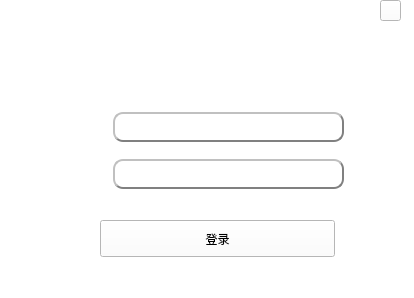
<?xml version="1.0" encoding="UTF-8"?>
<ui version="4.0">
 <class>LoginMainWindow</class>
 <widget class="QMainWindow" name="LoginMainWindow">
  <property name="geometry">
   <rect>
    <x>0</x>
    <y>0</y>
    <width>414</width>
    <height>298</height>
   </rect>
  </property>
  <property name="windowTitle">
   <string>MainWindow</string>
  </property>
  <property name="styleSheet">
   <string notr="true">background:rgb(255, 255, 255)</string>
  </property>
  <widget class="QWidget" name="centralwidget">
   <widget class="QPushButton" name="pushButton">
    <property name="geometry">
     <rect>
      <x>100</x>
      <y>220</y>
      <width>235</width>
      <height>37</height>
     </rect>
    </property>
    <property name="minimumSize">
     <size>
      <width>235</width>
      <height>37</height>
     </size>
    </property>
    <property name="styleSheet">
     <string notr="true">
text-align : center;
background-color : rgb(7,189,253);
font: bold;
border-color: gray; 
border-width: 2px;
border-radius: 10px;
padding: 6px;
height : 14px;
border-style: outset;
font : 14px;}
QPushButton:pressed
{text-align : center;
background-color : light gray;
font: bold;
border-color: gray;
border-width: 2px;
border-radius: 10px;
padding: 6px;
height : 14px;
border-style: outset;
font : 14px;


</string>
    </property>
    <property name="text">
     <string>登录</string>
    </property>
   </widget>
   <widget class="QLabel" name="label_3">
    <property name="geometry">
     <rect>
      <x>170</x>
      <y>20</y>
      <width>91</width>
      <height>71</height>
     </rect>
    </property>
    <property name="styleSheet">
     <string notr="true"/>
    </property>
    <property name="text">
     <string/>
    </property>
   </widget>
   <widget class="QWidget" name="layoutWidget">
    <property name="geometry">
     <rect>
      <x>113</x>
      <y>101</y>
      <width>231</width>
      <height>101</height>
     </rect>
    </property>
    <layout class="QVBoxLayout" name="verticalLayout">
     <item>
      <widget class="QLineEdit" name="lineEdit">
       <property name="minimumSize">
        <size>
         <width>0</width>
         <height>0</height>
        </size>
       </property>
       <property name="styleSheet">
        <string notr="true">text-align : center;
background-color : white;
font: bold;
border-color: gray; 
border-width: 2px;
border-radius: 10px;
padding: 6px;
height : 14px;
border-style: outset;
font : 14px</string>
       </property>
      </widget>
     </item>
     <item>
      <widget class="QLineEdit" name="lineEdit_2">
       <property name="styleSheet">
        <string notr="true">text-align : center;
background-color : white;
font: bold;
border-color: gray; 
border-width: 2px;
border-radius: 10px;
padding: 6px;
height : 14px;
border-style: outset;
font : 14px</string>
       </property>
       <property name="echoMode">
        <enum>QLineEdit::Password</enum>
       </property>
      </widget>
     </item>
    </layout>
   </widget>
   <widget class="QLabel" name="label">
    <property name="geometry">
     <rect>
      <x>70</x>
      <y>110</y>
      <width>31</width>
      <height>31</height>
     </rect>
    </property>
    <property name="minimumSize">
     <size>
      <width>24</width>
      <height>24</height>
     </size>
    </property>
    <property name="maximumSize">
     <size>
      <width>48</width>
      <height>48</height>
     </size>
    </property>
    <property name="styleSheet">
     <string notr="true">border-image: url(:/image/用户.png);</string>
    </property>
    <property name="text">
     <string/>
    </property>
   </widget>
   <widget class="QLabel" name="label_2">
    <property name="geometry">
     <rect>
      <x>70</x>
      <y>160</y>
      <width>31</width>
      <height>31</height>
     </rect>
    </property>
    <property name="maximumSize">
     <size>
      <width>48</width>
      <height>48</height>
     </size>
    </property>
    <property name="styleSheet">
     <string notr="true">border-image: url(:/image/密码.png);</string>
    </property>
    <property name="text">
     <string/>
    </property>
   </widget>
   <widget class="QPushButton" name="pushButton_2">
    <property name="geometry">
     <rect>
      <x>380</x>
      <y>0</y>
      <width>21</width>
      <height>21</height>
     </rect>
    </property>
    <property name="styleSheet">
     <string notr="true">border-image: url(:/image/关闭.png);</string>
    </property>
    <property name="text">
     <string/>
    </property>
   </widget>
  </widget>
  <widget class="QMenuBar" name="menubar">
   <property name="geometry">
    <rect>
     <x>0</x>
     <y>0</y>
     <width>414</width>
     <height>23</height>
    </rect>
   </property>
  </widget>
  <widget class="QStatusBar" name="statusbar"/>
 </widget>
 <resources>
  <include location="../../../image/img.qrc"/>
 </resources>
 <connections/>
</ui>
